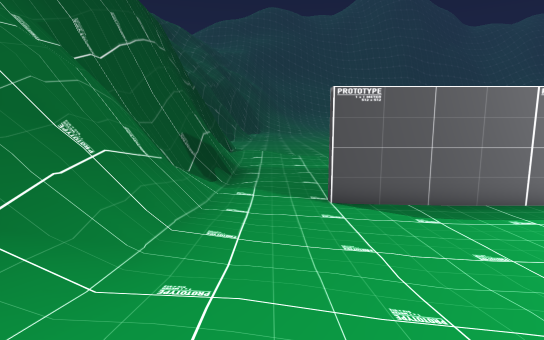
view 1 (above)

14 first-person views from a walk through a scene from a Unity 3-D project. The camera is 1.2 m above the floor, tilts 8° down and sees 80° across. The floor is counted in squares, 1 m on a side. Each view is taken from the middle of a square. On the plan, view 1 faces up. The plan holds only what a view shows up to about 14 squares ahead; the rest is blank. The place goes on beyond the plan. The player is left out. Door leaves are left out, so doorways stand open.

view 2
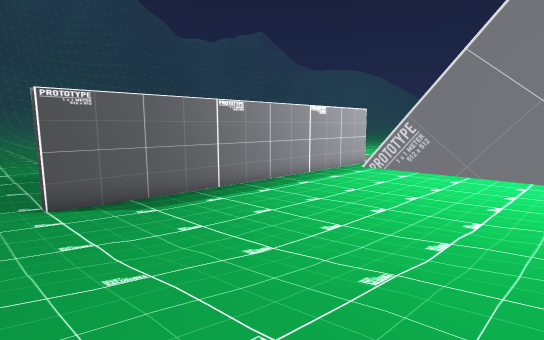

view 3
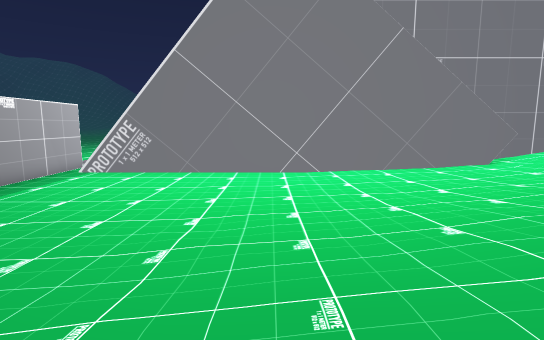

view 4
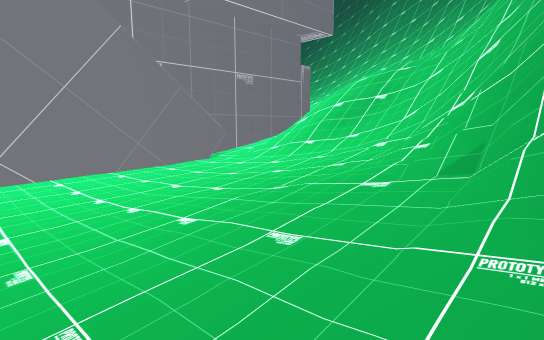

view 5
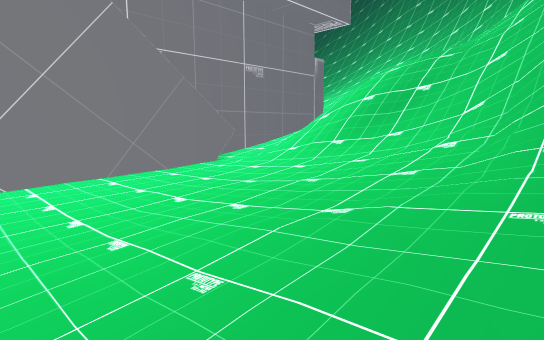

view 6
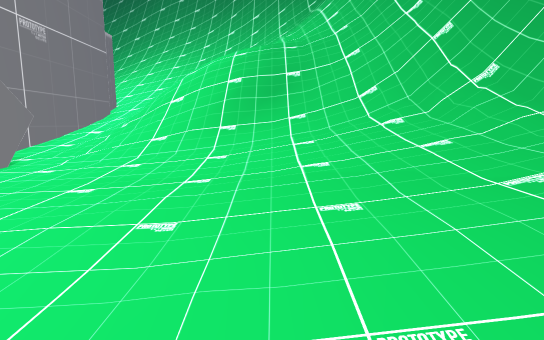

view 7
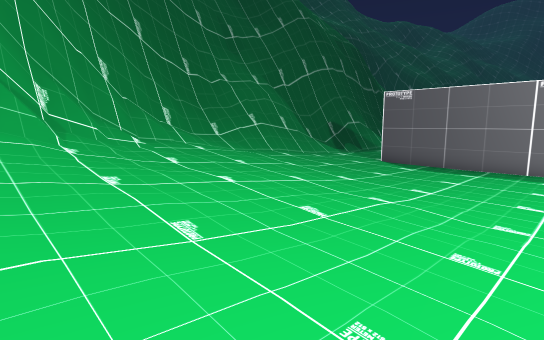

view 8
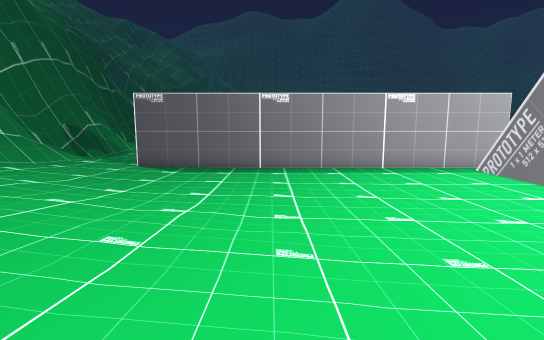

view 9
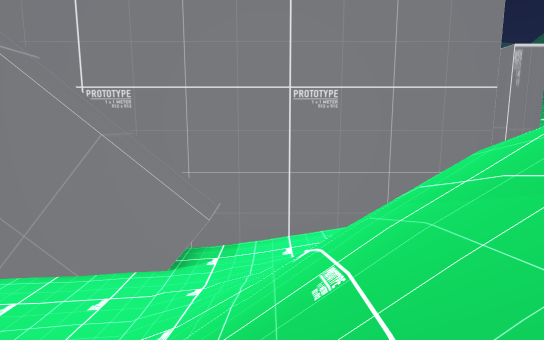

view 10
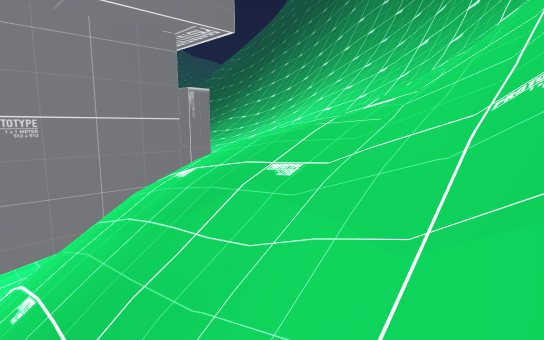

view 11
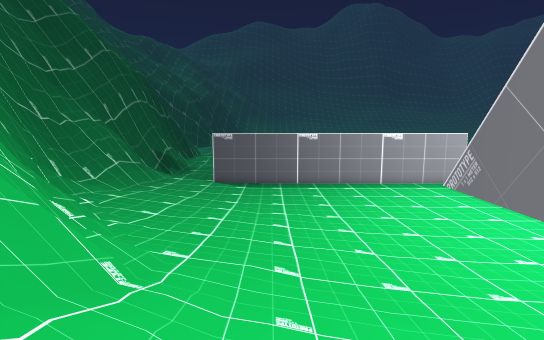

view 12
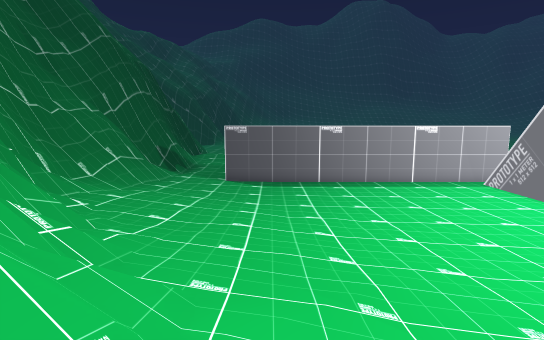

view 13
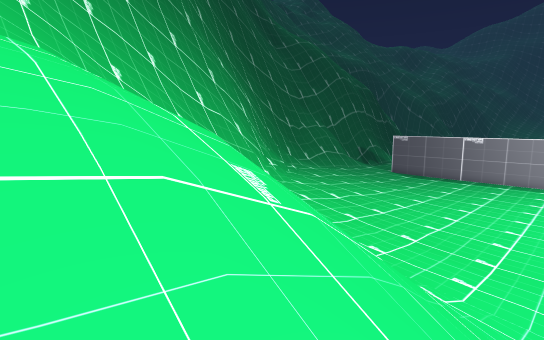

view 14
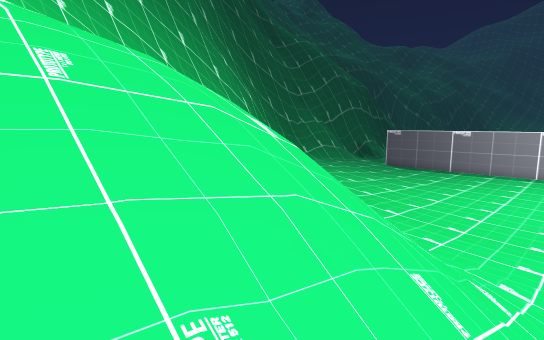

### Floor plan
Key: @ floor where view 1 was taken; # wall or solid block; . main floor; : floor 0.25 m higher than the main floor; + floor 0.5 m higher than the main floor; * floor 0.75 m higher than the main floor; / step, stairs or slope; = window, fence, low wall or low ledge.
Columns run from 4 left of view 1 to 17 right of it. Each row starts with its distance up from view 1.
 15      ::
 14  ##::::
 13  ##....
 12  ##..:.
 11  #/.:..
 10  #/.:..
  9  #/::..
  8  #/:..###############
  7 ##/::..............#
  6 ##=:::.............#
  5 #==:::.............#
  4 #=//::.............#
  3 #=////::...........#
  2 ##/////::..........#
  1 ##////::::.........#
  0  #//@++::::........#
 -1  #=//*++:::::......#
 -2  ##=//**+::::......#
 -3   ##///*+/::::.....#
 -4    ###////+/:::....#
 -5     #=/////+::::...#
 -6     ##=////+:::::..#
 -7      ##=/////::::::#
 -8       #=/////::::::#
 -9       #=//////+::::#
-10       #=////////:::#
-11       ##=/////////:###
-12       ###=/////////::#
-13        #=////////////#
-14        #=////////////#
-15        #=////////////#
-16        #=////////////#
-17        #=/////////   #
-18         #=/////////  #

Where each view was taken, in squares from view 1:
view 1: 0 up, 0 right, facing up
view 2: 1 down, 0 right, facing up-right
view 3: 1 down, 1 right, facing right
view 4: 1 down, 1 right, facing down-right
view 5: 2 down, 3 right, facing down-right
view 6: 2 down, 8 right, facing down
view 7: 5 down, 8 right, facing up-left
view 8: 5 down, 7 right, facing up
view 9: 13 down, 7 right, facing right
view 10: 13 down, 5 right, facing down-right
view 11: 11 down, 5 right, facing up
view 12: 9 down, 4 right, facing up
view 13: 17 down, 13 right, facing up-left
view 14: 18 down, 14 right, facing up-left
